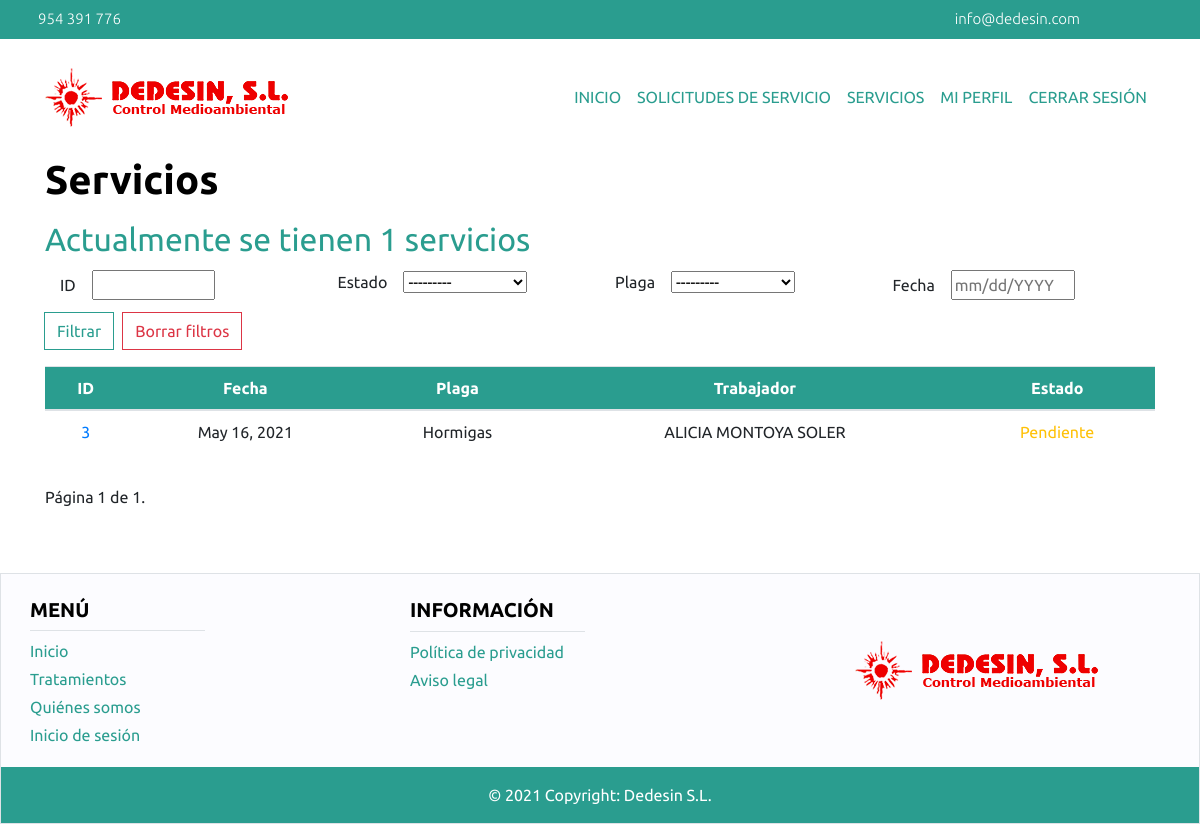
Page /cliente/servicio/ (signed in) on the committed database.
### main/models.py (models this page shows, shortened)
class Servicio(models.Model):
    estado = models.CharField(choices=ESTADO_SERVICIO, default='pendiente', max_length=9)
    observaciones = models.TextField()
    solicitudServicio = models.OneToOneField(SolicitudServicio, on_delete=models.CASCADE)
    trabajador = models.ForeignKey(Trabajador, on_delete=models.CASCADE, default=None, null=True)
    factura = models.OneToOneField(Factura, on_delete=models.CASCADE, default=None, null=True)

class SolicitudServicio(models.Model):
    estado = models.CharField(choices=ESTADO_SOLICITUD, default='pendiente', max_length=9)
    fecha = models.DateField(default=None, null=True)
    observaciones = models.TextField()
    tratamiento = models.ForeignKey(Tratamiento, on_delete=models.CASCADE, default=None, null=True)
    plaga = models.ForeignKey(Plaga, on_delete=models.CASCADE)
    usuario = models.ForeignKey(User, on_delete=models.CASCADE)

class Plaga(models.Model):
    nombre = models.CharField(max_length=60)
    def __str__(self):
        return self.nombre

class Trabajador(models.Model):
    cualificacion = models.TextField(max_length=254)
    vehiculo = models.OneToOneField(Vehiculo, on_delete=models.CASCADE, null=True)
    persona = models.OneToOneField(Persona, on_delete=models.CASCADE, default=None)

class Persona(models.Model):
    nombre = models.CharField(max_length=50)
    apellidos = models.CharField(max_length=80)
    dni = models.CharField(max_length=9, validators=[DNI_REGEX], unique=True)
    telefono = models.CharField(validators=[TELEFONO_REGEX], unique=True, max_length=9)
    usuario = models.OneToOneField(User, on_delete=models.CASCADE, default=None)

### main/cliente/views.py (the view)
# urls.py: path('servicio/', views.list_servicios_cliente),
@login_required
def list_servicios_cliente(request):
    if esCliente(request):
        usuario = User.objects.filter(username=request.user.username)[0]
        servicios = Servicio.objects.filter(solicitudServicio__usuario=usuario)
        if len(servicios)>0:
            servicios = servicios.order_by('-solicitudServicio__fecha')
            servicioFilter = ServicioClienteFilter(request.GET, queryset=servicios)
            servicios = servicioFilter.qs
            if len(servicios)>0:
                paginator = Paginator(servicios, 10)
                page_number = request.GET.get('page')
                page_obj = paginator.get_page(page_number)
                return render(request, 'servicioCliente.html', {'page_obj': page_obj,
                                                                'num_servicios': len(servicios),
                                                                'servicioFilter':servicioFilter})
            else:
                msg_error = "No existe ningún servicio con los filtros introducidos."
                return render(request, 'servicioCliente.html', {'msg_error':msg_error})
        else:
            return render(request, 'servicioCliente.html')
    else:
        return redirect('/errorPermiso')

### main/cliente/views.py (called while the page is built)
def esCliente(request):
    try:
        persona = Persona.objects.filter(usuario=request.user)[0]
        cliente = Cliente.objects.filter(persona=persona)[0]
        return cliente
    except:
        return None

### main/cliente/templates/servicioCliente.html (shortened to what this page needs)
{% extends 'headerCliente.html' %} {% block contenido %}{% load extraFiltros %}
{% if num_servicios %}
<div class="container mb-5">
    <strong><h1 class="title">Servicios</h1></strong>
    <h2 class="subtitle mt-3">
        Actualmente se tienen {{num_servicios}} servicios
    </h2>
    <div class="container">
        <form id='form' method='get'>
            <div class="row">
                {% for field in servicioFilter.form %}
                <div class="col-lg-3 col-md-3 col-xs-6 my-1 filter-row text-left">
                    {{field.label}}{{field}}
                </div>
                {% endfor %}
                <div class="col-12 mt-2 ">
                    <div class="row">
                        <input type='submit' class="page-link btn-dedesin" value='Filtrar'/>
                        <a href="/cliente/servicio" class="btn btn-outline-danger rounded-0 ml-2">
                            Borrar filtros
                        </a>
                    </div>
                </div>
            </div>
        </form>
    </div>
    <table class="table text-center">
        <thead class="bg-dedesin-primary text-white">
        <tr>
            <th scope="col">ID</th>
            <th scope="col">Fecha</th>
            <th scope="col">Plaga</th>
            <th scope="col">Trabajador</th>
            <th scope="col">Estado</th>
        </tr>
        </thead>
        <tbody>
        {% for servicio in page_obj %}
        <tr>
            <td>
                <a class="text-decoration-none" href="show/{{servicio.id}}"
                >{{servicio.id}}</a
                >
            </td>
            <td>{{servicio.solicitudServicio.fecha}}</td>
            <td>{{servicio.solicitudServicio.plaga.nombre}}</td>
            {% if servicio.trabajador %}
            <td>
                {{servicio.trabajador.persona.nombre}}
                {{servicio.trabajador.persona.apellidos}}
            </td>
            {% else %}
            <td class="text-warning">Por definir</td>
            {% endif %} {% if servicio.estado.title == "Realizado" %}
            <td class="text-success">{{servicio.estado.title}}</td>
            {% else %}
            <td class="text-warning">{{servicio.estado.title}}</td>
            {% endif %}
        </tr>
        {% endfor %}
        </tbody>
    </table>
    <div class="pagination my-3">
        <div class="step-links container">
            <div class="current row my-3">
                Página {{ page_obj.number }} de {{ page_obj.paginator.num_pages }}.
            </div>
        </div>
    </div>
</div>
{% endif %} {% endblock %}

### static/main/index.css (style rules this page uses)
body { font-family: "Ubuntu", sans-serif; }
.btn-dedesin { border-color: #2a9d8f; color: #2a9d8f; }
.title { color: black; font-weight: 700; font-size: 4 rem; }
.subtitle { color: #2a9d8f; font-weight: 400; font-size: 2.25 rem; }
.bg-dedesin-primary { background-color: #2a9d8f; }
.filter-row input, .filter-row select { width:50%; margin-left:1rem; }

### rows in the picture
Servicio: id "3", solicitudServicio.fecha "May 16, 2021", solicitudServicio.plaga.nombre "Hormigas", trabajador.persona.nombre "ALICIA", trabajador.persona.apellidos "MONTOYA SOLER", estado "Pendiente"

### other values in the picture
{{ num_servicios }} "1"
{{ field.label }} "ID" "Estado" "Plaga" "Fecha"
{{ page_obj.number }} "1"
{{ page_obj.paginator.num_pages }} "1"
